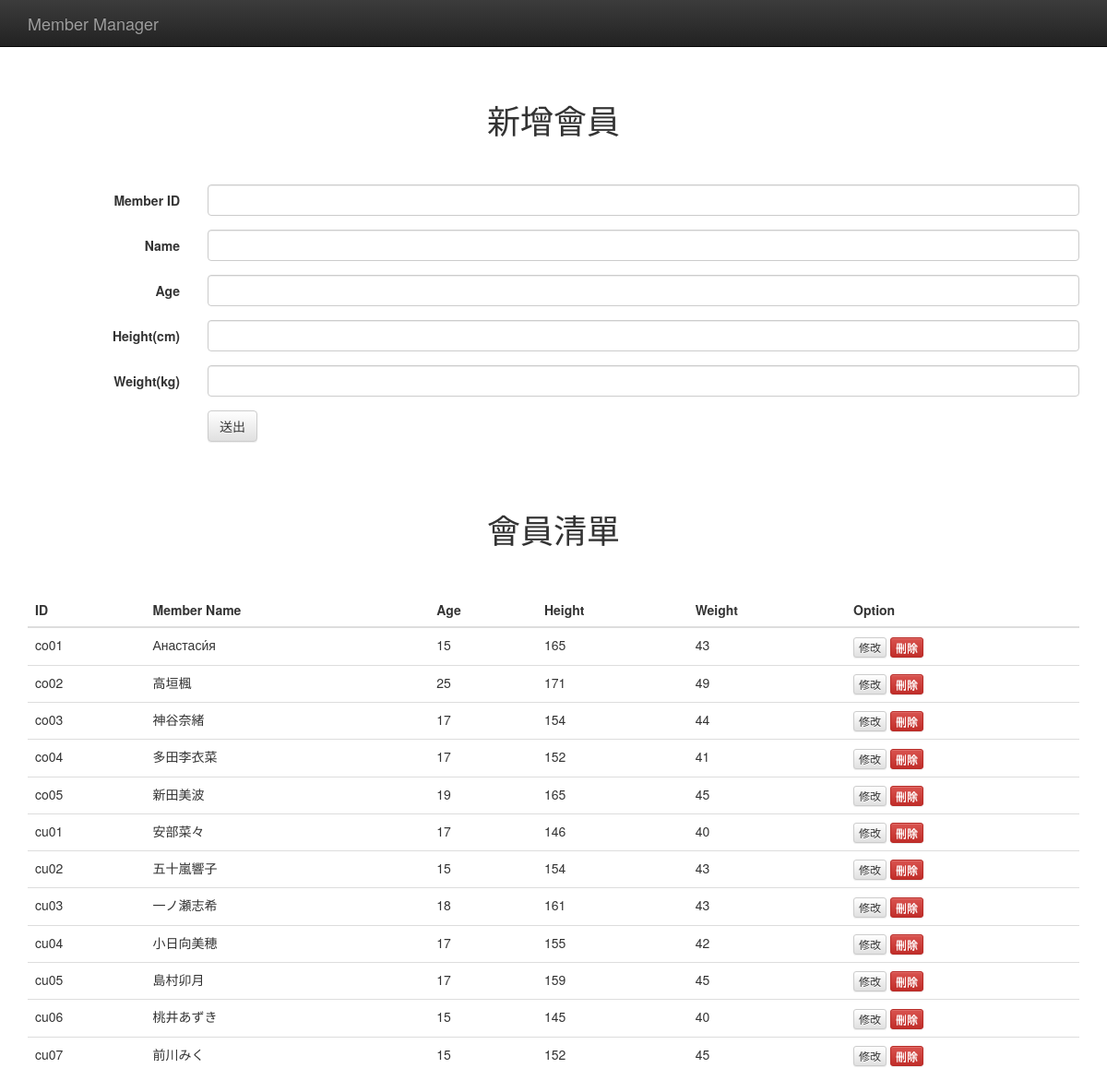
The page / on the database its author committed.
### tables this page shows
CREATE TABLE IF NOT EXISTS `160930_works` (
  `id` varchar(8) NOT NULL,
  `name` varchar(16) NOT NULL,
  `age` tinyint(4) unsigned NOT NULL DEFAULT '0',
  `height` tinyint(4) unsigned NOT NULL DEFAULT '0',
  `weight` tinyint(4) unsigned NOT NULL DEFAULT '0'
);

### dbtools.inc.php (called while the page is built, shortened)
<?php
  function execute_sql($database, $sql, $link)
  {
    $result = mysql_query($sql, $link);
    return $result;
  }
?>

### index.php (the view, shortened to what this page needs)
<!doctype html>
<html>
<head>
  <link rel="stylesheet" href="https://maxcdn.bootstrapcdn.com/bootstrap/3.3.7/css/bootstrap.min.css">
  <link rel="stylesheet" href="https://maxcdn.bootstrapcdn.com/bootstrap/3.3.7/css/bootstrap-theme.min.css">
</head>
<body>
  <nav class="navbar navbar-inverse navbar-fixed-top">
    <div class="container">
      <div class="navbar-header">
        <a class="navbar-brand" href="#">Member Manager</a>
      </div>
    </div>
  </nav>
  <div class="container">
    <div class="starter-template">
      <h1>新增會員</h1>
    </div>
    <form class="form-horizontal" method="post" action="submit.php">
     <div class="form-group">
        <label for="id"  class="col-sm-2 control-label">Member ID</label>
        <div class="col-sm-10">
          <input type="r=text" class="form-control" id="id" name="id" required>
        </div>
      </div>
      <div class="form-group">
        <label for="name"  class="col-sm-2 control-label">Name</label>
        <div class="col-sm-10">
          <input type="name" class="form-control" id="name" name="name" required>
        </div>
      </div>
      <div class="form-group">
        <label for="age"  class="col-sm-2 control-label">Age</label>
        <div class="col-sm-10">
          <input type="number" class="form-control" id="age" min="1" max="100" name="age" required>
        </div>
      </div>
      <div class="form-group">
        <label for="height" class="col-sm-2 control-label">Height(cm)</label>
        <div class="col-sm-10">
          <input type="number" class="form-control" id="height" min="100" max="200" name="height" required>
        </div>
      </div>
      <div class="form-group">
        <label for="weight" class="col-sm-2 control-label">Weight(kg)</label>
        <div class="col-sm-10">
          <input type="number" class="form-control" id="weight" min="10" max="100" name="weight" required>
        </div>
      </div>
      <div class="form-group">
        <div class="col-sm-offset-2 col-sm-10">
          <button type="submit" class="btn btn-default">送出</button>
        </div>
      </div>
    </form>
  </div>
  <div class="container">
   <div class="starter-template">
      <h1>會員清單</h1>
    </div>
    <table class="table table-hover">
      <thead>
        <tr>
          <th>ID</th>
          <th>Member Name</th>
          <th>Age</th>
          <th>Height</th>
          <th>Weight</th>
          <th>Option</th>
        </tr>
      </thead>
      <tbody>
        <?php
          require_once("dbtools.inc.php");
          $link = create_connection();
          $result = execute_sql("4a3g0007_database", "SELECT * FROM 160930_works", $link);
          $total_data = mysql_num_rows($result);
          $total_fields = mysql_num_fields($result);
          for($j = 0; $j < $total_data; $j++){
            $row = mysql_fetch_row($result);
            echo "<tr>";
            for($i = 0; $i < $total_fields; $i++)
              echo "<td>$row[$i]</td>";
            echo '<td><a class="btn btn-default btn-xs" href="updata.php?id=';
            echo $row[0];
            echo '" role="button">修改</a> <a class="btn btn-default btn-xs btn-danger" href="delete.php?id=';
            echo $row[0];
            echo '" role="button">刪除</a></td></tr>';
          }
        ?>
      </tbody>
    </table>
  </div>
</body>
</html>

### index.php (style rules this page uses)
body { padding-top: 50px; }
.starter-template { padding: 40px 15px; text-align: center }

### rows shown on the page
160930_works: id "co01", name "Анастаси́я", age "15", height "165", weight "43"
160930_works: id "co02", name "高垣楓", age "25", height "171", weight "49"
160930_works: id "co03", name "神谷奈緒", age "17", height "154", weight "44"
160930_works: id "co04", name "多田李衣菜", age "17", height "152", weight "41"
160930_works: id "co05", name "新田美波", age "19", height "165", weight "45"
160930_works: id "cu01", name "安部菜々", age "17", height "146", weight "40"
160930_works: id "cu02", name "五十嵐響子", age "15", height "154", weight "43"
160930_works: id "cu03", name "一ノ瀬志希", age "18", height "161", weight "43"
160930_works: id "cu04", name "小日向美穂", age "17", height "155", weight "42"
160930_works: id "cu05", name "島村卯月", age "17", height "159", weight "45"
160930_works: id "cu06", name "桃井あずき", age "15", height "145", weight "40"
160930_works: id "cu07", name "前川みく", age "15", height "152", weight "45"
